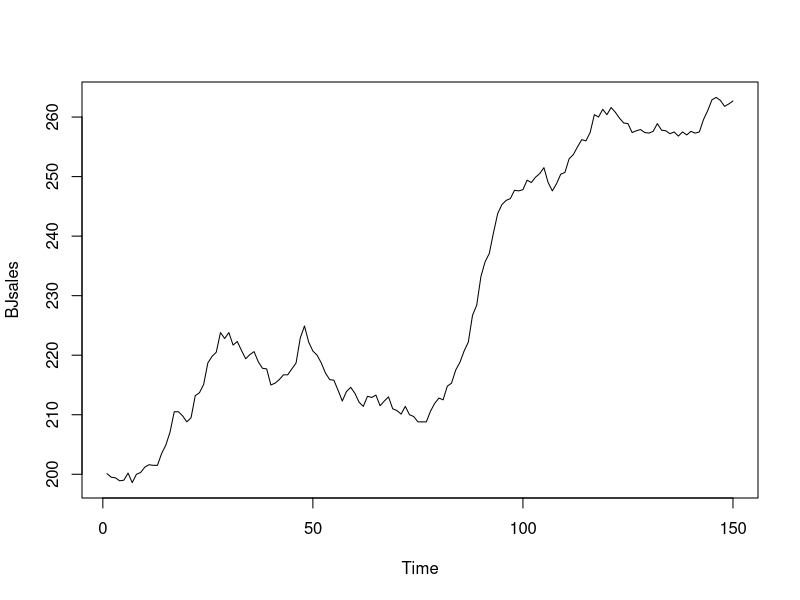
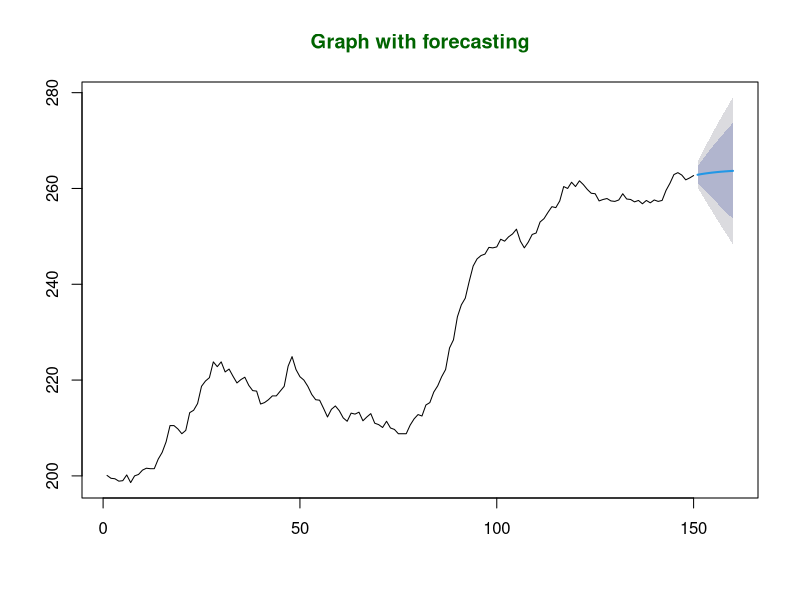

Generate these figures, in order, with R:
install.packages("forecast")
library(forecast)
png(file="TimeSeriesGFG.png")


plot(BJsales,MAIN="GARPH WITHOUT FORECASTING",col.main="darkgreen")
dev.off()
png(file="TimeSeriesARIMAGFG.png")

fit<- auto.arima(BJsales)

forecastedValues <- forecast(fit,10)
print(forecastedValues)

plot(forecastedValues,main="Graph with forecasting",col.main="darkgreen")
dev.off()